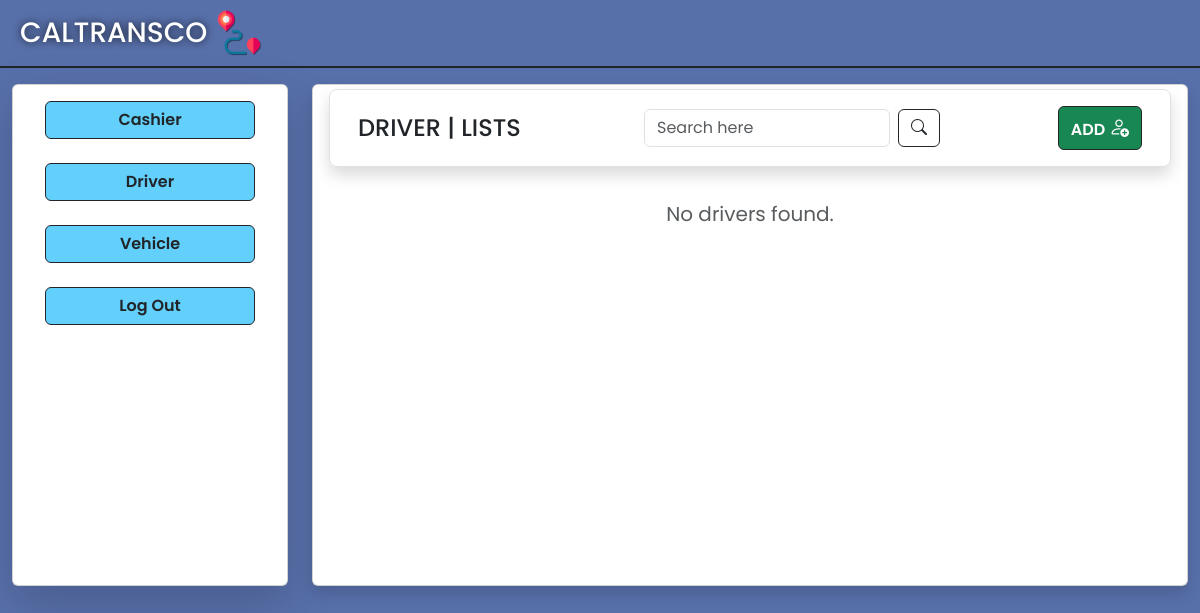
The page /Driver/view_driver.php on the database as committed earlier.
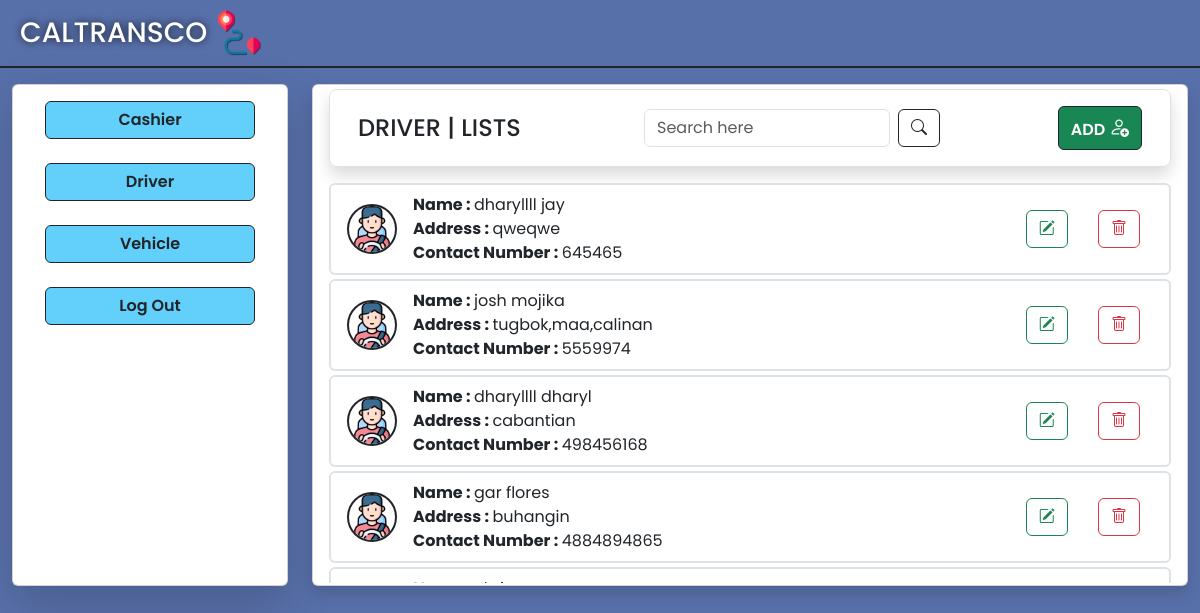
The same page on the database as committed later.
### tables this page shows
CREATE TABLE `driver` (
  `id` int(11) NOT NULL,
  `driver_fname` varchar(255) NOT NULL,
  `driver_lname` varchar(255) NOT NULL,
  `driver_address` varchar(255) NOT NULL,
  `driver_contactNum` varchar(255) NOT NULL
);

### Driver/view_driver.php (the view, shortened to what this page needs)
<!DOCTYPE html>
<html lang="en">
<?php
include "../Database/db_connect.php";
require "../global/head.php";
?>
<body>
    <div class="con-bg container-fluid vh-100">
        <div class="row border border-start-0 border-end-0 border-top-0 border-2 border-dark pb-2">
            <div class="col d-flex gap-2 ms-2 mt-2">
                <a href="../AdminUI/adminDashboard.php" style="text-decoration: none;" class="d-flex gap-2">
                    <h1 class="fs-3 mt-2 text-white" style="text-shadow: 0px 0px 8px rgba(0, 0, 0, 0.8);">CALTRANSCO</h1>
                    <img src="../images/image.png" alt="" class="img-fluid " width="50" height="50">
                </a>
            </div>
        </div>
        <div class="row pt-3">
            <div class="col col-3">
                <div class="card shadow-lg">
                    <div style="height: 500px;" class="card_css card-body">
                        <div class="mx-3 mb-3">
                            <a class="btn btn-h w-100 fw-semibold  mb-2 border border-1 border-dark" href="../Cashier/view_cashier.php">Cashier</a>
                        </div>
                        <div class="mx-3 mb-3">
                            <a class="btn btn-h w-100 fw-semibold mb-2 border border-1 border-dark" href="../Driver/view_driver.php">Driver</a>
                        </div>
                        <div class="mx-3 mb-3">
                            <a class="btn btn-h w-100 fw-semibold  mb-2 border border-1 border-dark" href="#">Vehicle</a>
                        </div>
                        <div class="mx-3">
                            <a href="../Login-Register/Login.php" class="btn btn-h w-100 border border-1 border-dark fw-semibold">Log Out</a>
                        </div>
                    </div>
                </div>
            </div>
            <div class="col col-9">
                <div class="card shadow">
                    <div style="height: 500px;" class="card-body pt-1">
                        <div class="row rounded-3 border border-1 border-gray shadow  d-flex align-items-center mx-0 p-3 mb-3">
                            <div class="col col-3 d-flex align-items-center">
                                <h1 class="fs-4 pt-2">DRIVER | LISTS</h1>
                            </div>
                            <div class="col col-6 d-flex gap-2  ps-5">
                                <form method="GET" action="view_driver.php" class="d-flex gap-2 ps-5">
                                    <input type="text" name="query" class="form-control" placeholder="Search here" value="<?php echo isset($_GET['query']) ? $_GET['query'] : ''; ?>">
                                    <button type="submit" class="btn btn-outline-dark"><i class="bi bi-search"></i></button>
                                </form>
                            </div>
                            <div class="col col-3 text-end">
                                <a class="btn btn-success border border-1 border-dark fw-semibold" href="add_driver.php">ADD
                                    <i class="bi fs-5 bi-person-add"></i>
                                </a>
                            </div>
                        </div>
                        <div style="max-height: 400px; overflow-y: auto;">
                            <?php
                            try {
                                $sql = "SELECT * FROM driver";
                                $result = $conn->query($sql);
                                if ($result->num_rows > 0) {
                                    while ($row = $result->fetch_assoc()) {
                            ?>
                                        <ul class="list-group mb-1">
                                            <li class="list-group-item d-flex align-items-center justify-content-between border border-2">
                                                <div class="d-flex align-items-center">
                                                    <div>
                                                        <img src="../images/driver.png" alt="" class="img-fluid rounded-pill border border-2 border-dark me-3" width="50" height="50">
                                                    </div>
                                                    <div>
                                                        <span><strong>Name : </strong><?php echo $row['driver_fname'] . ' ' . $row['driver_lname']; ?></span><br>
                                                        <span><strong>Address : </strong><?php echo $row['driver_address']; ?></span><br>
                                                        <span><strong>Contact Number : </strong><?php echo $row['driver_contactNum']; ?></span>
                                                    </div>
                                                </div>
                                                <div class="group-btn">
                                                    <a href="../Driver/edit_driver.php?id=<?php echo $row['id']; ?>" class="btn"><i class="btn btn-outline-success bi bi-pencil-square"></i></a>
                                                    <a href="../Operations/op_delete_driver.php?id=<?php echo $row['id']; ?>" class="btn"><i class="btn btn-outline-danger bi bi-trash"></i></a>
                                                </div>
                                            </li>
                                        </ul>
                            <?php
                                    }
                                } else {
                                    echo '<div class="text-center mt-3"><p class="text-muted fs-5">No drivers found.</p></div>';
                                }
                            } catch (\Exception $e) {
                                die($e);
                            }
                            ?>
                        </div>
                    </div>
                </div>
            </div>
        </div>
    </div>
</body>
</html>

### global/head.php (shortened to what this page needs)
<head>
    <link href="https://cdn.jsdelivr.net/npm/bootstrap@5.3.3/dist/css/bootstrap.min.css" rel="stylesheet">
    <link rel="stylesheet" href="https://cdn.jsdelivr.net/npm/bootstrap-icons@1.11.3/font/bootstrap-icons.min.css">
    <link rel="stylesheet" href="../CSS/style.css">
</head>

### CSS/style.css (style rules this page uses)
* { font-family: 'Poppins', sans-serif; }
.con-bg { background-color: #5870aa; }
.btn-h { background-color: #62d0fb; }

Rows that differ between the two databases and show on the page:
added driver: driver_fname "dharyllll", driver_lname "jay", driver_address "qweqwe", driver_contactNum "645465"
added driver: driver_fname "josh", driver_lname "mojika", driver_address "tugbok,maa,calinan", driver_contactNum "5559974"
added driver: driver_fname "dharyllll", driver_lname "dharyl", driver_address "cabantian", driver_contactNum "498456168"
added driver: driver_fname "gar", driver_lname "flores", driver_address "buhangin", driver_contactNum "4884894865"
Other text that changed with them:
text no longer shown: "No drivers found."
